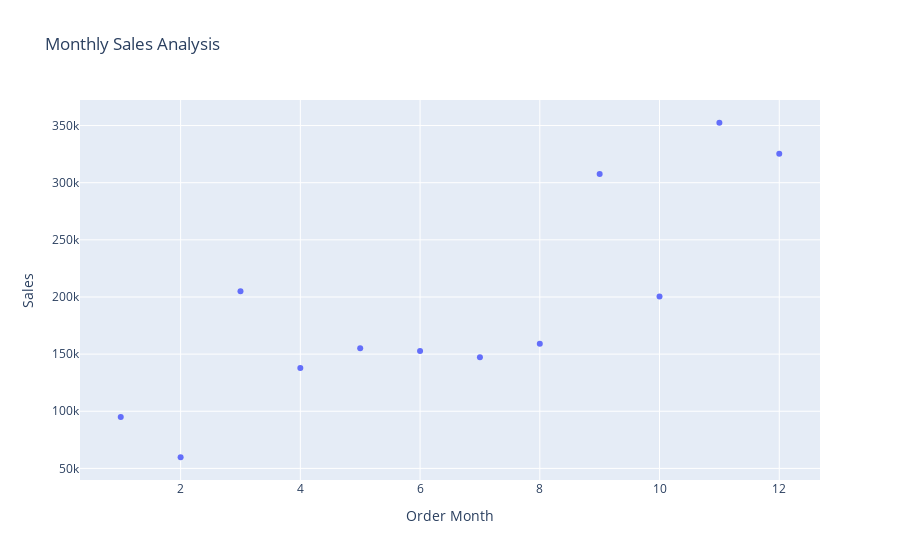

Source (notebook cell):
### Code cell
graph=px.scatter(sales_by_month , x='Order Month' , y='Sales', title='Monthly Sales Analysis')
graph.show()

### Figure 1 — Plotly figure (JSON) as saved in the notebook; plotly's stock layout.template omitted (floating-point values rounded to 4 significant figures)
{"data": [{"hovertemplate": "Order Month=%{x}<br>Sales=%{y}<extra></extra>", "legendgroup": "", "marker": {"color": "#636efa", "symbol": "circle"}, "mode": "markers", "name": "", "orientation": "v", "showlegend": false, "type": "scatter", "x": [1, 2, 3, 4, 5, 6, 7, 8, 9, 10, 11, 12], "xaxis": "x", "y": [94920.0, 59750.0, 205000.0, 137800.0, 155000.0, 152700.0, 147200.0, 159000.0, 307600.0, 200300.0, 352500.0, 325300.0], "yaxis": "y"}], "layout": {"legend": {"tracegroupgap": 0}, "title": {"text": "Monthly Sales Analysis"}, "xaxis": {"anchor": "y", "domain": [0, 1], "title": {"text": "Order Month"}}, "yaxis": {"anchor": "x", "domain": [0, 1], "title": {"text": "Sales"}}}}
